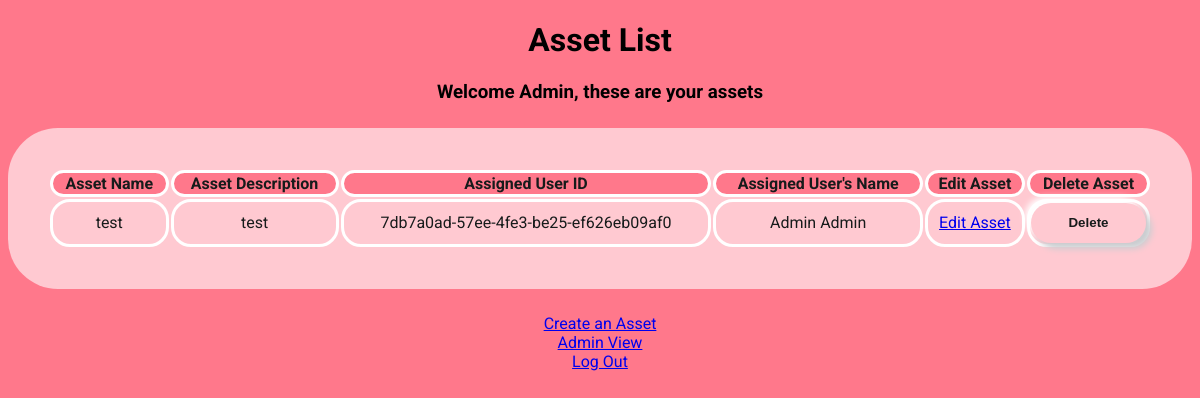
Screenshot of /assets/7db7a0ad-57ee-4fe3-be25-ef626eb09af0 (signed in) with the database file from the repository.
### app.py (models this page shows)
class User(UserMixin, db.Model):
    def get_id(self):
        return (self.user_id)
    user_id = db.Column(db.String(50), primary_key=True)
    email = db.Column(db.String(100), unique=True, nullable=False)
    first_name = db.Column(db.String(100))
    last_name = db.Column(db.String(100))
    password = db.Column(db.String(100), nullable=False)
    is_admin = db.Column(db.Integer, default=0)
    attempted_logins = db.Column(db.Integer, default=0)
    assets = db.relationship('Asset', backref='user', lazy=True)

class Asset(UserMixin, db.Model):
    asset_id = db.Column(db.String(50), primary_key=True)
    name = db.Column(db.String(100))
    description = db.Column(db.String(1000))
    user_id = db.Column(db.String(50), db.ForeignKey(
        "user.user_id"), nullable=False)

### app.py (the view)
@app.route("/assets/<user_id>")
@login_required
def assets(user_id):
    user = User.query.get(user_id)
    if user and user == current_user:
        if current_user.is_admin:
            assets = Asset.query.all()
            return render_template('assets.html', user=user, assets=assets)
        else:
            assets = user.assets
            return render_template('assets.html', user=user, assets=assets)
    else:
        return "Invalid permissions"

### app.py (called while the page is built)
@login_manager.user_loader
def load_user(user_id):
    return User.query.get((user_id))

### templates/assets.html (shortened to what this page needs)
<!DOCTYPE html>
<html>
<head>
    <link rel="stylesheet" href="/static/assets.css">
</head>
<body>
    <h1>Asset List</h1>
    <h3>Welcome {{ current_user.first_name }}, these are your assets</h3>
    <table class="assets-table">
        <tr>
            <th>Asset Name</th>
            <th>Asset Description</th>
            <th>Assigned User ID</th>
            {% if current_user.is_admin %}
            <th>Assigned User's Name</th>
            {% endif %}
            <th>Edit Asset</th>
            {% if current_user.is_admin %}
            <th>Delete Asset</th>
            {% endif %}
        </tr>
        {% for asset in assets %}
        <tr>
            <td>{{ asset.name }}</td>
            <td>{{ asset.description }}</td>
            <td>{{ asset.user_id }}</td>
            {% if current_user.is_admin %}
            <td>{{ asset.user.first_name }} {{ asset.user.last_name }}</td>
            {% endif %}
            <td>
                <a href="{{ url_for('edit_asset', user_id=current_user.user_id, asset_id=asset.asset_id) }}">Edit Asset</a>
            </td>
            {% if current_user.is_admin %}
            <td>
                <form method="POST" action="{{ url_for('delete_asset', user_id=user.user_id, asset_id=asset.asset_id) }}" class="deleteForm">
                    <button>Delete</button>
                </form>
            </td>
            {% endif %}
        </tr>
        {% endfor %}
    </table>
    <a href="{{ url_for('create_asset') }}">Create an Asset</a>
    <br>
    {% if current_user.is_admin %}
    <a href="{{ url_for('admin_view', user_id=current_user.user_id) }}">Admin View</a>
    {% endif %}
    <br>
    <a href="{{ url_for('logout') }}" id="logoutButton">Log Out</a>
</body>
</html>

### static/assets.css (style rules this page uses)
body { background: #FF788B; text-align: center; justify-content: center; align-items:flex-start; font-family: roboto; }
table { background-color: #FFC9D1; width: 100%; margin: 25px auto; border-radius: 50px; padding: 40px; box-sizing: border-box; background: #FFC9D1; color: #171B1B; }
th { border: solid white; border-radius: 20px; background-color: #FF788B; }
td { border: solid white; border-radius: 20px; }
button { color: #171B1B; background: #FFC9D1; height: 40px; border-radius: 20px; cursor: pointer; font-weight: 900; box-shadow: 6px 6px 6px #cbced1, -6px -6px 6px white; transition: 0.5s; display: block; width: 100%; padding: 0; border: none; outline: none; box-sizing: border-box; }

### rows the page displays
User: first_name "Admin"
Asset: name "test", description "test", user_id "7db7a0ad-57ee-4fe3-be25-ef626eb09af0", user.first_name "Admin", user.last_name "Admin"
